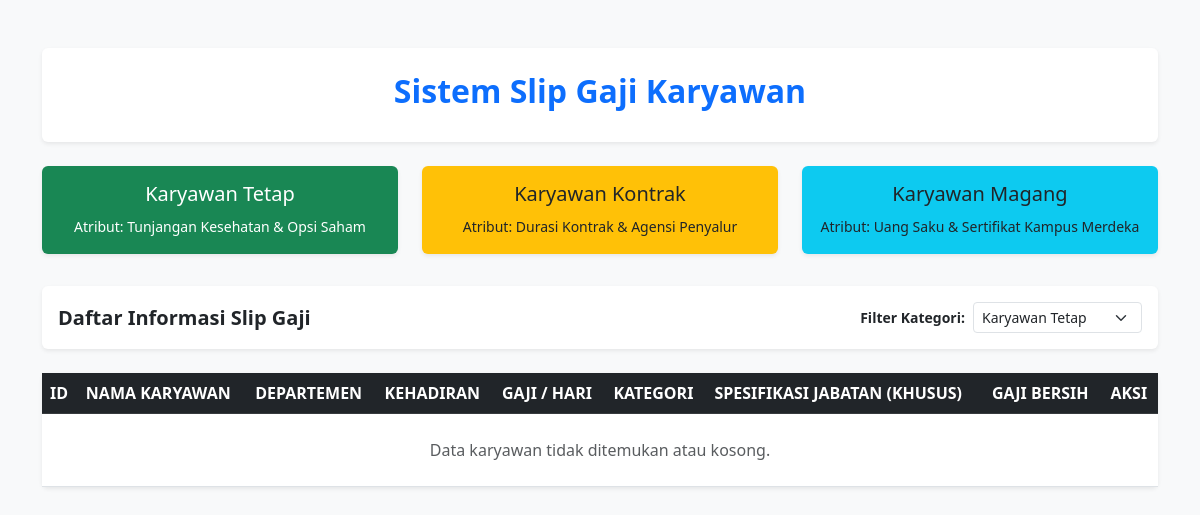
The app's page /index.php?jenis=Tetap, older data.
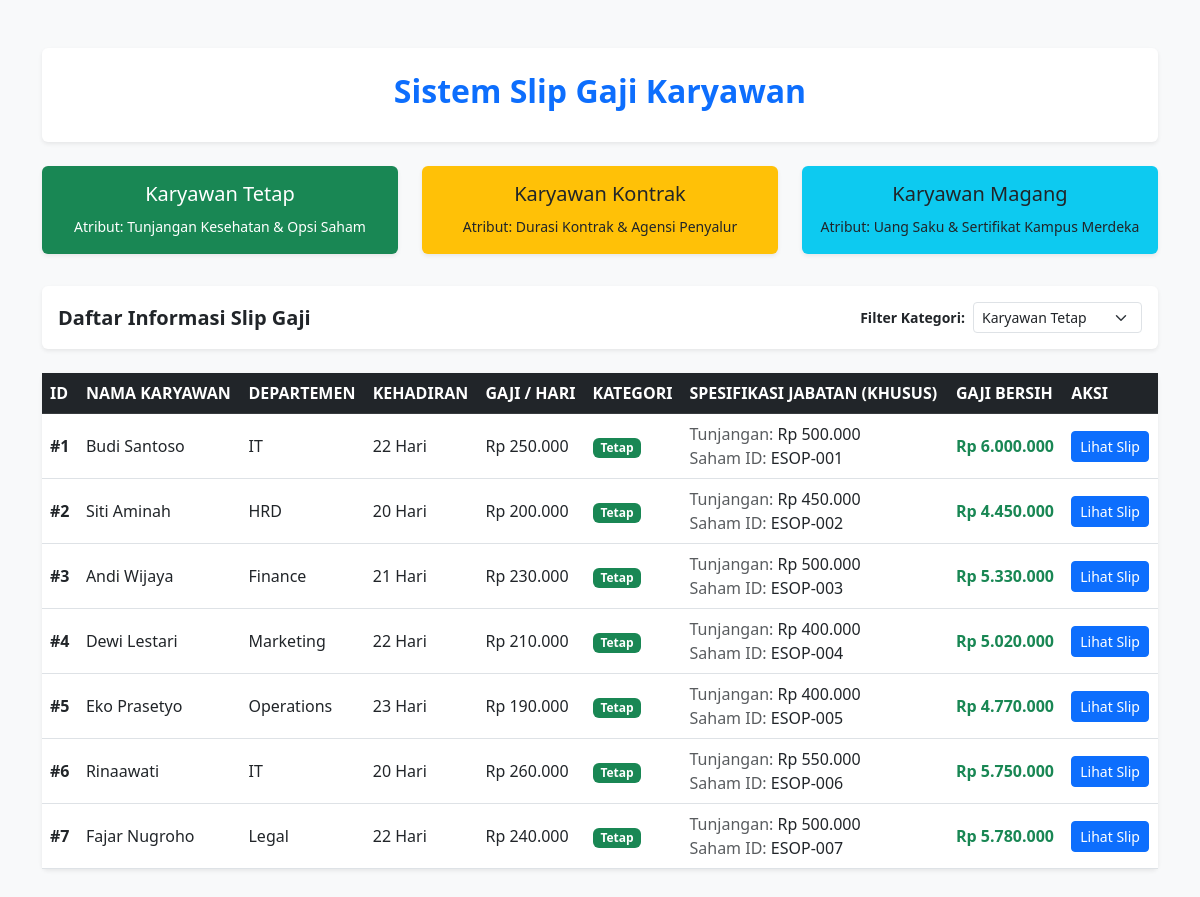
The same page, newer data.
### tables this page shows
CREATE TABLE `tabel_karyawan` (
  `id_karyawan` int NOT NULL,
  `nama_karyawan` varchar(100) NOT NULL,
  `departemen` varchar(50) NOT NULL,
  `hari_kerja_masuk` int NOT NULL,
  `gaji_dasar_per_hari` decimal(12,2) NOT NULL,
  `jenis_karyawan` enum('Kontrak','Tetap','Magang') NOT NULL,
  `durasi_kontrak_bulan` int DEFAULT NULL,
  `agensi_penyalur` varchar(100) DEFAULT NULL,
  `tunjangan_kesehatan` decimal(12,2) DEFAULT NULL,
  `opsi_saham_id` varchar(50) DEFAULT NULL,
  `uang_saku_bulanan` decimal(12,2) DEFAULT NULL,
  `sertifikat_kampus_merdeka` varchar(100) DEFAULT NULL
);

### models/karyawantetap.php (the view, shortened to what this page needs)
<?php
class karyawantetap extends karyawan {
    protected $tunjanganKesehatan;
    protected $opsiSahamId;
    public function __construct($id_karyawan, $nama_karyawan, $departemen, $hari_kerja_masuk, $gaji_dasar_per_hari, $tunjanganKesehatan, $opsiSahamId) {
        $this->id_karyawan = $id_karyawan;
        $this->nama_karyawan = $nama_karyawan;
        $this->departemen = $departemen;
        $this->hari_kerja_masuk = $hari_kerja_masuk;
        $this->gaji_dasar_per_hari = $gaji_dasar_per_hari;
        $this->tunjanganKesehatan = $tunjanganKesehatan;
        $this->opsiSahamId = $opsiSahamId;
    }
    public function hitungGajiBersih(): float {
        return (float) (($this->hari_kerja_masuk * $this->gaji_dasar_per_hari) + $this->tunjanganKesehatan);
    }
    public function tampilkanProfilKaryawan(): string {
        $gajiBersih = $this->hitungGajiBersih();
        return "<tr>
            <td><strong>#{$this->id_karyawan}</strong></td>
            <td>{$this->nama_karyawan}</td>
            <td>{$this->departemen}</td>
            <td>{$this->hari_kerja_masuk} Hari</td>
            <td>Rp " . number_format($this->gaji_dasar_per_hari, 0, ',', '.') . "</td>
            <td><span class='badge bg-success'>Tetap</span></td>
            <td>
                <span class='text-muted'>Tunjangan:</span> Rp " . number_format($this->tunjanganKesehatan, 0, ',', '.') . "<br>
                <span class='text-muted'>Saham ID:</span> {$this->opsiSahamId}
            </td>
            <td class='fw-bold text-success'>Rp " . number_format($gajiBersih, 0, ',', '.') . "</td>
        </tr>";
    }
}

### index.php (shortened to what this page needs)
<?php
require_once __DIR__ . '/models/karyawantetap.php';
$connectionObj = new Connection();
$db = $connectionObj->getConnection();
$filter = isset($_GET['jenis']) ? $_GET['jenis'] : 'Semua';
$sql = "SELECT * FROM tabel_karyawan";
if ($filter !== 'Semua') {
    $sql .= " WHERE jenis_karyawan = '" . $db->real_escape_string($filter) . "'";
}
$result = $db->query($sql);
$listKaryawan = [];
if ($result && $result->num_rows > 0) {
    while ($row = $result->fetch_assoc()) {
        $obj = null;
        switch ($row['jenis_karyawan']) {
            case 'Tetap':
                $obj = new karyawantetap(
                    $row['id_karyawan'], $row['nama_karyawan'], $row['departemen'],
                    $row['hari_kerja_masuk'], $row['gaji_dasar_per_hari'],
                    $row['tunjangan_kesehatan'], $row['opsi_saham_id']
                );
                break;
        }
        if ($obj !== null) {
            $listKaryawan[] = [
                'id' => $row['id_karyawan'],
                'object' => $obj
            ];
        }
    }
}
?>
<!DOCTYPE html>
<html lang="id">
<head>
    <link href="https://cdn.jsdelivr.net/npm/bootstrap@5.3.0/dist/css/bootstrap.min.css" rel="stylesheet">
</head>
<body class="bg-light">
<div class="container my-5">
    <div class="p-4 bg-white rounded shadow-sm mb-4 text-center">
        <h2 class="fw-bold text-primary">Sistem Slip Gaji Karyawan</h2>
    </div>
    <div class="row text-center mb-4">
        <div class="col-md-4 mb-2">
            <div class="card border-0 bg-success text-white shadow-sm">
                <div class="card-body">
                    <h5>Karyawan Tetap</h5>
                    <small>Atribut: Tunjangan Kesehatan & Opsi Saham</small>
                </div>
            </div>
        </div>
        <div class="col-md-4 mb-2">
            <div class="card border-0 bg-warning text-dark shadow-sm">
                <div class="card-body">
                    <h5>Karyawan Kontrak</h5>
                    <small>Atribut: Durasi Kontrak & Agensi Penyalur</small>
                </div>
            </div>
        </div>
        <div class="col-md-4 mb-2">
            <div class="card border-0 bg-info text-dark shadow-sm">
                <div class="card-body">
                    <h5>Karyawan Magang</h5>
                    <small>Atribut: Uang Saku & Sertifikat Kampus Merdeka</small>
                </div>
            </div>
        </div>
    </div>
    <div class="card border-0 shadow-sm mb-4">
        <div class="card-body d-flex justify-content-between align-items-center flex-wrap">
            <h5 class="m-0 fw-semibold">Daftar Informasi Slip Gaji</h5>
            <form method="GET" action="" class="d-flex align-items-center gap-2 mt-2 mt-md-0">
                <label for="jenis" class="text-nowrap m-0 small fw-bold">Filter Kategori:</label>
                <select name="jenis" id="jenis" class="form-select form-select-sm" onchange="this.form.submit()">
                    <option value="Tetap" <?= $filter == 'Tetap' ? 'selected' : '' ?>>Karyawan Tetap</option>
                </select>
            </form>
        </div>
    </div>
    <div class="card border-0 shadow-sm">
        <div class="table-responsive">
            <table class="table table-hover align-middle m-0">
                <thead class="table-dark text-uppercase fs-7">
                    <tr>
                        <th>ID</th>
                        <th>Nama Karyawan</th>
                        <th>Departemen</th>
                        <th>Kehadiran</th>
                        <th>Gaji / Hari</th>
                        <th>Kategori</th>
                        <th>Spesifikasi Jabatan (Khusus)</th>
                        <th>Gaji Bersih</th>
                        <th>Aksi</th> </tr>
                </thead>
                <tbody>
                    <?php if (empty($listKaryawan)): ?>
                        <tr>
                            <td colspan="9" class="text-center text-muted py-4">Data karyawan tidak ditemukan atau kosong.</td>
                        </tr>
                    <?php else: ?>
                        <?php
                        foreach ($listKaryawan as $item) {
                            $rowHtml = $item['object']->tampilkanProfilKaryawan();
                            $tombolAksi = "<td><a href='slip_gaji.php?id_karyawan={$item['id']}' class='btn btn-sm btn-primary'>Lihat Slip</a></td></tr>";
                            echo str_replace('</tr>', $tombolAksi, $rowHtml);
                        }
                        ?>
                    <?php endif; ?>
                </tbody>
            </table>
        </div>
    </div>
</div>
</body>
</html>

Row changes from the older to the newer data that the page shows:
added tabel_karyawan: id_karyawan "1", nama_karyawan "Budi Santoso", departemen "IT", hari_kerja_masuk "22", gaji_dasar_per_hari "250.000", tunjangan_kesehatan "500.000", opsi_saham "ESOP-001", gajiBersih "6.000.000"
added tabel_karyawan: id_karyawan "2", nama_karyawan "Siti Aminah", departemen "HRD", hari_kerja_masuk "20", gaji_dasar_per_hari "200.000", tunjangan_kesehatan "450.000", opsi_saham "ESOP-002", gajiBersih "4.450.000"
added tabel_karyawan: id_karyawan "3", nama_karyawan "Andi Wijaya", departemen "Finance", hari_kerja_masuk "21", gaji_dasar_per_hari "230.000", tunjangan_kesehatan "500.000", opsi_saham "ESOP-003", gajiBersih "5.330.000"
added tabel_karyawan: id_karyawan "4", nama_karyawan "Dewi Lestari", departemen "Marketing", hari_kerja_masuk "22", gaji_dasar_per_hari "210.000", tunjangan_kesehatan "400.000", opsi_saham "ESOP-004", gajiBersih "5.020.000"
added tabel_karyawan: id_karyawan "5", nama_karyawan "Eko Prasetyo", departemen "Operations", hari_kerja_masuk "23", gaji_dasar_per_hari "190.000", tunjangan_kesehatan "400.000", opsi_saham "ESOP-005", gajiBersih "4.770.000"
added tabel_karyawan: id_karyawan "6", nama_karyawan "Rinaawati", departemen "IT", hari_kerja_masuk "20", gaji_dasar_per_hari "260.000", tunjangan_kesehatan "550.000", opsi_saham "ESOP-006", gajiBersih "5.750.000"
added tabel_karyawan: id_karyawan "7", nama_karyawan "Fajar Nugroho", departemen "Legal", hari_kerja_masuk "22", gaji_dasar_per_hari "240.000", tunjangan_kesehatan "500.000", opsi_saham "ESOP-007", gajiBersih "5.780.000"
Text that changed along with them:
text no longer shown: "Data karyawan tidak ditemukan atau kosong."
